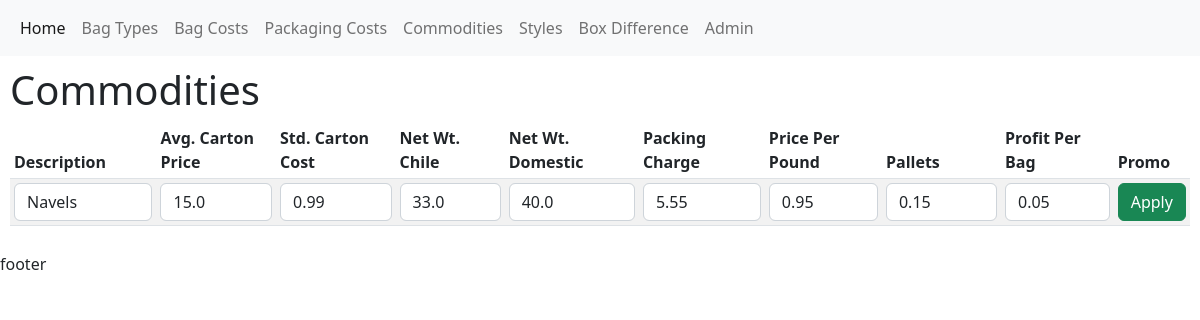
/updateCommodity/81cdf049-5419-4fb6-9543-59814bf1e6fa, run on the app's committed database.
### charge/models.py (models this page shows, shortened)
class Commodities (models.Model):
    id = models.UUIDField(primary_key=True, default=uuid.uuid4, unique=True, editable=False)
    description = models.CharField(max_length=30, blank=False)
    avgCtnPrice = models.FloatField(null=False, default=0)
    stdCtnCost = models.FloatField(null=False, default=0)
    netWeightChile = models.FloatField(null=False, default=0)
    netWeightDomestic = models.FloatField(null=False, default=0)
    packingCharge = models.FloatField(null=False, default=0)
    pallets = models.FloatField(null=False, default=0)
    profitPerBag = models.FloatField(null=False, default=0)
    promo = models.FloatField(null=False, default=0)

### charge/views.py (the view)
# urls.py: path('updateCommodity/<pk>', views.updateCommodity, name="update-commodity"),
def updateCommodity(request, pk):
    entry = Commodities.objects.get(id=pk)
    form = CommodityForm(instance=entry)
    if request.method == 'POST':
        form = CommodityForm(request.POST, instance=entry)
        if form.is_valid:
            form.save()
            return redirect('commodities')
    ctx = {'form': form}
    return render(request, 'charge/commoditiesForm.html', ctx)

### charge/forms.py
class CommodityForm(ModelForm):
    class Meta:
        model = Commodities
        fields = [
            'description', 'avgCtnPrice', 'stdCtnCost', 'netWeightChile', 'netWeightDomestic', 'packingCharge',
            'pallets', 'profitPerBag', 'promo'
        ]
        widgets = {
            'description': forms.TextInput(attrs={'class': 'form-control'}),
            'avgCtnPrice': forms.TextInput(attrs={'class': 'form-control'}),
            'stdCtnCost': forms.TextInput(attrs={'class': 'form-control'}),
            'netWeightChile': forms.TextInput(attrs={'class': 'form-control'}),
            'netWeightDomestic': forms.TextInput(attrs={'class': 'form-control'}),
            'packingCharge': forms.TextInput(attrs={'class': 'form-control'}),
            'pallets': forms.TextInput(attrs={'class': 'form-control'}),
            'profitPerBag': forms.TextInput(attrs={'class': 'form-control'}),
            'promo': forms.TextInput(attrs={'class': 'form-control'}),
        }

### charge/templates/charge/commoditiesForm.html (shortened to what this page needs)
{% extends 'main.html'%}
{% load widget_tweaks %}
{% block content %}
<h1>Commodities</h1>
<div class="table-responsive">
<table class="table table-striped table-sm">
    <thead>
        <tr>
            <th>Description</th>
            <th>Avg. Carton Price</th>
            <th>Std. Carton Cost</th>
            <th>Net Wt. Chile</th>
            <th>Net Wt. Domestic</th>
            <th>Packing Charge</th>
            <th>Price Per Pound</th>
            <th>Pallets</th>
            <th>Profit Per Bag</th>
            <th>Promo</th>
        </tr>
    </thead>
    <tr>
        <form action="" method="POST">
            <td> {{form.description}} </td>
            <td> {{form.avgCtnPrice }} </td>
            <td> {{form.stdCtnCost }} </td>
            <td> {{form.netWeightChile }} </td>
            <td> {{form.netWeightDomestic }} </td>
            <td> {{form.packingCharge }} </td>
            <td> {{form.pallets }} </td>
            <td> {{form.profitPerBag }} </td>
            <td> {{ form.promo }}</td>
            <td><button class="btn btn-success">Apply</button></td>
        </form>
    </tr>
</table>
</div>
{% endblock %}

### data on the page
Commodities: description "Navels", avgCtnPrice "15.0", stdCtnCost "0.99", netWeightChile "33.0", netWeightDomestic "40.0", packingCharge "5.55", pallets "0.95", profitPerBag "0.15", promo "0.05"
